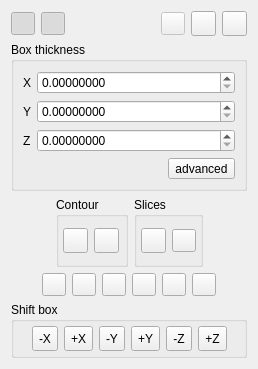
<?xml version="1.0" encoding="UTF-8"?>
<ui version="4.0">
 <class>ClippingBoxDlg</class>
 <widget class="QDialog" name="ClippingBoxDlg">
  <property name="geometry">
   <rect>
    <x>0</x>
    <y>0</y>
    <width>258</width>
    <height>369</height>
   </rect>
  </property>
  <property name="sizePolicy">
   <sizepolicy hsizetype="Maximum" vsizetype="Maximum">
    <horstretch>0</horstretch>
    <verstretch>0</verstretch>
   </sizepolicy>
  </property>
  <property name="windowTitle">
   <string>Clipping Box</string>
  </property>
  <layout class="QVBoxLayout" name="verticalLayout">
   <item>
    <layout class="QHBoxLayout" name="horizontalLayout_2">
     <item>
      <widget class="QToolButton" name="showBoxToolButton">
       <property name="toolTip">
        <string>Show/hide bounding box</string>
       </property>
       <property name="icon">
        <iconset resource="../MainWindow.qrc">
         <normaloff>:/Resources/images/square.png</normaloff>:/Resources/images/square.png</iconset>
       </property>
       <property name="checkable">
        <bool>true</bool>
       </property>
       <property name="checked">
        <bool>true</bool>
       </property>
       <property name="autoRaise">
        <bool>true</bool>
       </property>
      </widget>
     </item>
     <item>
      <widget class="QToolButton" name="showInteractorsToolButton">
       <property name="toolTip">
        <string>Show/hide interactors</string>
       </property>
       <property name="icon">
        <iconset resource="../MainWindow.qrc">
         <normaloff>:/Resources/images/interactors.png</normaloff>:/Resources/images/interactors.png</iconset>
       </property>
       <property name="checkable">
        <bool>true</bool>
       </property>
       <property name="checked">
        <bool>true</bool>
       </property>
       <property name="autoRaise">
        <bool>true</bool>
       </property>
      </widget>
     </item>
     <item>
      <spacer name="horizontalSpacer_9">
       <property name="orientation">
        <enum>Qt::Horizontal</enum>
       </property>
       <property name="sizeHint" stdset="0">
        <size>
         <width>40</width>
         <height>20</height>
        </size>
       </property>
      </spacer>
     </item>
     <item>
      <widget class="QToolButton" name="restoreToolButton">
       <property name="enabled">
        <bool>false</bool>
       </property>
       <property name="toolTip">
        <string>Restore the last clipping box used with this cloud</string>
       </property>
       <property name="icon">
        <iconset resource="../MainWindow.qrc">
         <normaloff>:/Resources/images/restore.png</normaloff>:/Resources/images/restore.png</iconset>
       </property>
      </widget>
     </item>
     <item>
      <widget class="QToolButton" name="resetButton">
       <property name="minimumSize">
        <size>
         <width>25</width>
         <height>25</height>
        </size>
       </property>
       <property name="toolTip">
        <string>reset</string>
       </property>
       <property name="statusTip">
        <string>reset</string>
       </property>
       <property name="icon">
        <iconset resource="../MainWindow.qrc">
         <normaloff>:/Resources/images/smallReset.png</normaloff>:/Resources/images/smallReset.png</iconset>
       </property>
      </widget>
     </item>
     <item>
      <widget class="QToolButton" name="closeButton">
       <property name="minimumSize">
        <size>
         <width>25</width>
         <height>25</height>
        </size>
       </property>
       <property name="toolTip">
        <string>Close</string>
       </property>
       <property name="statusTip">
        <string>Close</string>
       </property>
       <property name="icon">
        <iconset resource="../MainWindow.qrc">
         <normaloff>:/Resources/images/smallCancel.png</normaloff>:/Resources/images/smallCancel.png</iconset>
       </property>
      </widget>
     </item>
    </layout>
   </item>
   <item>
    <widget class="QGroupBox" name="thicknessGroupBox">
     <property name="sizePolicy">
      <sizepolicy hsizetype="Preferred" vsizetype="Maximum">
       <horstretch>0</horstretch>
       <verstretch>0</verstretch>
      </sizepolicy>
     </property>
     <property name="title">
      <string>Box thickness</string>
     </property>
     <layout class="QFormLayout" name="formLayout">
      <item row="0" column="0">
       <widget class="QLabel" name="label_2">
        <property name="text">
         <string notr="true">X</string>
        </property>
       </widget>
      </item>
      <item row="0" column="1">
       <widget class="QDoubleSpinBox" name="thickXDoubleSpinBox">
        <property name="decimals">
         <number>8</number>
        </property>
        <property name="maximum">
         <double>1000000000.000000000000000</double>
        </property>
       </widget>
      </item>
      <item row="1" column="0">
       <widget class="QLabel" name="label_3">
        <property name="text">
         <string notr="true">Y</string>
        </property>
       </widget>
      </item>
      <item row="1" column="1">
       <widget class="QDoubleSpinBox" name="thickYDoubleSpinBox">
        <property name="decimals">
         <number>8</number>
        </property>
        <property name="maximum">
         <double>1000000000.000000000000000</double>
        </property>
       </widget>
      </item>
      <item row="2" column="0">
       <widget class="QLabel" name="label_4">
        <property name="text">
         <string notr="true">Z</string>
        </property>
       </widget>
      </item>
      <item row="2" column="1">
       <widget class="QDoubleSpinBox" name="thickZDoubleSpinBox">
        <property name="decimals">
         <number>8</number>
        </property>
        <property name="maximum">
         <double>1000000000.000000000000000</double>
        </property>
       </widget>
      </item>
      <item row="3" column="0" colspan="2">
       <layout class="QHBoxLayout" name="horizontalLayout_6">
        <item>
         <spacer name="horizontalSpacer_8">
          <property name="orientation">
           <enum>Qt::Horizontal</enum>
          </property>
          <property name="sizeHint" stdset="0">
           <size>
            <width>40</width>
            <height>20</height>
           </size>
          </property>
         </spacer>
        </item>
        <item>
         <widget class="QToolButton" name="editBoxToolButton">
          <property name="text">
           <string>advanced</string>
          </property>
         </widget>
        </item>
       </layout>
      </item>
     </layout>
    </widget>
   </item>
   <item>
    <layout class="QHBoxLayout" name="horizontalLayout_3">
     <item>
      <spacer name="horizontalSpacer_7">
       <property name="orientation">
        <enum>Qt::Horizontal</enum>
       </property>
       <property name="sizeHint" stdset="0">
        <size>
         <width>40</width>
         <height>20</height>
        </size>
       </property>
      </spacer>
     </item>
     <item>
      <widget class="QGroupBox" name="contourGroupBox">
       <property name="title">
        <string>Contour</string>
       </property>
       <layout class="QHBoxLayout" name="horizontalLayout">
        <property name="leftMargin">
         <number>4</number>
        </property>
        <property name="topMargin">
         <number>4</number>
        </property>
        <property name="rightMargin">
         <number>4</number>
        </property>
        <property name="bottomMargin">
         <number>4</number>
        </property>
        <item>
         <widget class="QToolButton" name="extractContourToolButton">
          <property name="minimumSize">
           <size>
            <width>25</width>
            <height>25</height>
           </size>
          </property>
          <property name="toolTip">
           <string>Extracts the contour as a polyline (concave hull)</string>
          </property>
          <property name="statusTip">
           <string>Extracts the contour as a polyline (concave hull)</string>
          </property>
          <property name="icon">
           <iconset resource="../MainWindow.qrc">
            <normaloff>:/Resources/images/smallPolygonSelect.png</normaloff>:/Resources/images/smallPolygonSelect.png</iconset>
          </property>
         </widget>
        </item>
        <item>
         <widget class="QToolButton" name="removeLastContourToolButton">
          <property name="minimumSize">
           <size>
            <width>25</width>
            <height>25</height>
           </size>
          </property>
          <property name="toolTip">
           <string>Removes last extracted contour</string>
          </property>
          <property name="statusTip">
           <string>Removes last extracted contour</string>
          </property>
          <property name="icon">
           <iconset resource="../MainWindow.qrc">
            <normaloff>:/Resources/images/smallRevert.png</normaloff>:/Resources/images/smallRevert.png</iconset>
          </property>
         </widget>
        </item>
       </layout>
      </widget>
     </item>
     <item>
      <widget class="QGroupBox" name="slicesGroupBox">
       <property name="title">
        <string>Slices</string>
       </property>
       <layout class="QHBoxLayout" name="horizontalLayout_5">
        <property name="leftMargin">
         <number>4</number>
        </property>
        <property name="topMargin">
         <number>4</number>
        </property>
        <property name="rightMargin">
         <number>4</number>
        </property>
        <property name="bottomMargin">
         <number>4</number>
        </property>
        <item>
         <widget class="QToolButton" name="exportButton">
          <property name="minimumSize">
           <size>
            <width>25</width>
            <height>25</height>
           </size>
          </property>
          <property name="toolTip">
           <string>Export selection as a new cloud</string>
          </property>
          <property name="statusTip">
           <string>Export selection as a new cloud</string>
          </property>
          <property name="icon">
           <iconset resource="../MainWindow.qrc">
            <normaloff>:/Resources/images/ecvClippingBoxSingleExport.png</normaloff>:/Resources/images/ecvClippingBoxSingleExport.png</iconset>
          </property>
         </widget>
        </item>
        <item>
         <widget class="QToolButton" name="exportMultButton">
          <property name="toolTip">
           <string>Export multiple slices by repeating the process along one or several dimensions (+ contour extraction)</string>
          </property>
          <property name="statusTip">
           <string>Export multiple slices by repeating the process along one or several dimensions (+ contour extraction)</string>
          </property>
          <property name="icon">
           <iconset resource="../MainWindow.qrc">
            <normaloff>:/Resources/images/ecvClippingBoxMultExport.png</normaloff>:/Resources/images/ecvClippingBoxMultExport.png</iconset>
          </property>
          <property name="shortcut">
           <string/>
          </property>
         </widget>
        </item>
       </layout>
      </widget>
     </item>
     <item>
      <spacer name="horizontalSpacer_6">
       <property name="orientation">
        <enum>Qt::Horizontal</enum>
       </property>
       <property name="sizeHint" stdset="0">
        <size>
         <width>40</width>
         <height>20</height>
        </size>
       </property>
      </spacer>
     </item>
    </layout>
   </item>
   <item>
    <widget class="QFrame" name="viewButtonsFrame">
     <property name="sizePolicy">
      <sizepolicy hsizetype="Preferred" vsizetype="Maximum">
       <horstretch>0</horstretch>
       <verstretch>0</verstretch>
      </sizepolicy>
     </property>
     <property name="frameShape">
      <enum>QFrame::NoFrame</enum>
     </property>
     <layout class="QHBoxLayout" name="horizontalLayout_8">
      <property name="leftMargin">
       <number>0</number>
      </property>
      <property name="topMargin">
       <number>0</number>
      </property>
      <property name="rightMargin">
       <number>0</number>
      </property>
      <property name="bottomMargin">
       <number>0</number>
      </property>
      <item>
       <spacer name="horizontalSpacer_4">
        <property name="orientation">
         <enum>Qt::Horizontal</enum>
        </property>
        <property name="sizeHint" stdset="0">
         <size>
          <width>40</width>
          <height>20</height>
         </size>
        </property>
       </spacer>
      </item>
      <item>
       <widget class="QToolButton" name="viewLeftToolButton">
        <property name="toolTip">
         <string>Set 'left' view</string>
        </property>
        <property name="statusTip">
         <string>Set 'left' view</string>
        </property>
        <property name="icon">
         <iconset resource="../MainWindow.qrc">
          <normaloff>:/Resources/images/ecvViewXpos.png</normaloff>:/Resources/images/ecvViewXpos.png</iconset>
        </property>
       </widget>
      </item>
      <item>
       <widget class="QToolButton" name="viewRightToolButton">
        <property name="toolTip">
         <string>Set 'right' view</string>
        </property>
        <property name="statusTip">
         <string>Set 'right' view</string>
        </property>
        <property name="icon">
         <iconset resource="../MainWindow.qrc">
          <normaloff>:/Resources/images/ecvViewXneg.png</normaloff>:/Resources/images/ecvViewXneg.png</iconset>
        </property>
       </widget>
      </item>
      <item>
       <widget class="QToolButton" name="viewFrontToolButton">
        <property name="toolTip">
         <string>Set 'front' view</string>
        </property>
        <property name="statusTip">
         <string>Set 'front' view</string>
        </property>
        <property name="icon">
         <iconset resource="../MainWindow.qrc">
          <normaloff>:/Resources/images/ecvViewYpos.png</normaloff>:/Resources/images/ecvViewYpos.png</iconset>
        </property>
       </widget>
      </item>
      <item>
       <widget class="QToolButton" name="viewBackToolButton">
        <property name="toolTip">
         <string>Set 'back' view</string>
        </property>
        <property name="statusTip">
         <string>Set 'back' view</string>
        </property>
        <property name="icon">
         <iconset resource="../MainWindow.qrc">
          <normaloff>:/Resources/images/ecvViewYneg.png</normaloff>:/Resources/images/ecvViewYneg.png</iconset>
        </property>
       </widget>
      </item>
      <item>
       <widget class="QToolButton" name="viewDownToolButton">
        <property name="toolTip">
         <string>Set 'down' view</string>
        </property>
        <property name="statusTip">
         <string>Set 'down' view</string>
        </property>
        <property name="icon">
         <iconset resource="../MainWindow.qrc">
          <normaloff>:/Resources/images/ecvViewZneg.png</normaloff>:/Resources/images/ecvViewZneg.png</iconset>
        </property>
       </widget>
      </item>
      <item>
       <widget class="QToolButton" name="viewUpToolButton">
        <property name="toolTip">
         <string>Set 'up' view</string>
        </property>
        <property name="statusTip">
         <string>Set 'up' view</string>
        </property>
        <property name="icon">
         <iconset resource="../MainWindow.qrc">
          <normaloff>:/Resources/images/ecvViewZpos.png</normaloff>:/Resources/images/ecvViewZpos.png</iconset>
        </property>
       </widget>
      </item>
      <item>
       <spacer name="horizontalSpacer_5">
        <property name="orientation">
         <enum>Qt::Horizontal</enum>
        </property>
        <property name="sizeHint" stdset="0">
         <size>
          <width>40</width>
          <height>20</height>
         </size>
        </property>
       </spacer>
      </item>
     </layout>
    </widget>
   </item>
   <item>
    <widget class="QGroupBox" name="groupBox">
     <property name="sizePolicy">
      <sizepolicy hsizetype="Preferred" vsizetype="Maximum">
       <horstretch>0</horstretch>
       <verstretch>0</verstretch>
      </sizepolicy>
     </property>
     <property name="title">
      <string>Shift box</string>
     </property>
     <layout class="QHBoxLayout" name="horizontalLayout_4">
      <property name="leftMargin">
       <number>4</number>
      </property>
      <property name="topMargin">
       <number>4</number>
      </property>
      <property name="rightMargin">
       <number>4</number>
      </property>
      <property name="bottomMargin">
       <number>4</number>
      </property>
      <item>
       <spacer name="horizontalSpacer_2">
        <property name="orientation">
         <enum>Qt::Horizontal</enum>
        </property>
        <property name="sizeHint" stdset="0">
         <size>
          <width>1</width>
          <height>20</height>
         </size>
        </property>
       </spacer>
      </item>
      <item>
       <widget class="QToolButton" name="minusXShiftToolButton">
        <property name="sizePolicy">
         <sizepolicy hsizetype="Maximum" vsizetype="Maximum">
          <horstretch>0</horstretch>
          <verstretch>0</verstretch>
         </sizepolicy>
        </property>
        <property name="minimumSize">
         <size>
          <width>25</width>
          <height>25</height>
         </size>
        </property>
        <property name="toolTip">
         <string>Shift box along its X dimension</string>
        </property>
        <property name="text">
         <string notr="true">-X</string>
        </property>
       </widget>
      </item>
      <item>
       <widget class="QToolButton" name="plusXShiftToolButton">
        <property name="sizePolicy">
         <sizepolicy hsizetype="Maximum" vsizetype="Maximum">
          <horstretch>0</horstretch>
          <verstretch>0</verstretch>
         </sizepolicy>
        </property>
        <property name="minimumSize">
         <size>
          <width>25</width>
          <height>25</height>
         </size>
        </property>
        <property name="toolTip">
         <string>Shift box along its X dimension</string>
        </property>
        <property name="text">
         <string notr="true">+X</string>
        </property>
       </widget>
      </item>
      <item>
       <widget class="QToolButton" name="minusYShiftToolButton">
        <property name="sizePolicy">
         <sizepolicy hsizetype="Maximum" vsizetype="Maximum">
          <horstretch>0</horstretch>
          <verstretch>0</verstretch>
         </sizepolicy>
        </property>
        <property name="minimumSize">
         <size>
          <width>25</width>
          <height>25</height>
         </size>
        </property>
        <property name="toolTip">
         <string>Shift box along its Y dimension</string>
        </property>
        <property name="text">
         <string notr="true">-Y</string>
        </property>
       </widget>
      </item>
      <item>
       <widget class="QToolButton" name="plusYShiftToolButton">
        <property name="sizePolicy">
         <sizepolicy hsizetype="Maximum" vsizetype="Maximum">
          <horstretch>0</horstretch>
          <verstretch>0</verstretch>
         </sizepolicy>
        </property>
        <property name="minimumSize">
         <size>
          <width>25</width>
          <height>25</height>
         </size>
        </property>
        <property name="toolTip">
         <string>Shift box along its Y dimension</string>
        </property>
        <property name="text">
         <string notr="true">+Y</string>
        </property>
       </widget>
      </item>
      <item>
       <widget class="QToolButton" name="minusZShiftToolButton">
        <property name="sizePolicy">
         <sizepolicy hsizetype="Maximum" vsizetype="Maximum">
          <horstretch>0</horstretch>
          <verstretch>0</verstretch>
         </sizepolicy>
        </property>
        <property name="minimumSize">
         <size>
          <width>25</width>
          <height>25</height>
         </size>
        </property>
        <property name="toolTip">
         <string>Shift box along its Z dimension</string>
        </property>
        <property name="text">
         <string notr="true">-Z</string>
        </property>
       </widget>
      </item>
      <item>
       <widget class="QToolButton" name="plusZShiftToolButton">
        <property name="sizePolicy">
         <sizepolicy hsizetype="Maximum" vsizetype="Maximum">
          <horstretch>0</horstretch>
          <verstretch>0</verstretch>
         </sizepolicy>
        </property>
        <property name="minimumSize">
         <size>
          <width>25</width>
          <height>25</height>
         </size>
        </property>
        <property name="toolTip">
         <string>Shift box along its Z dimension</string>
        </property>
        <property name="text">
         <string notr="true">+Z</string>
        </property>
       </widget>
      </item>
      <item>
       <spacer name="horizontalSpacer_3">
        <property name="orientation">
         <enum>Qt::Horizontal</enum>
        </property>
        <property name="sizeHint" stdset="0">
         <size>
          <width>0</width>
          <height>20</height>
         </size>
        </property>
       </spacer>
      </item>
     </layout>
    </widget>
   </item>
  </layout>
 </widget>
 <resources>
  <include location="../MainWindow.qrc"/>
 </resources>
 <connections/>
</ui>
